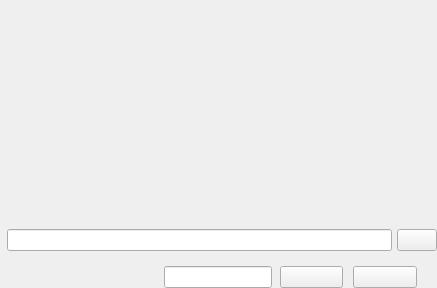
<?xml version="1.0" encoding="UTF-8"?>
<ui version="4.0">
 <class>PLSSceneItemView</class>
 <widget class="QFrame" name="PLSSceneItemView">
  <property name="geometry">
   <rect>
    <x>0</x>
    <y>0</y>
    <width>437</width>
    <height>288</height>
   </rect>
  </property>
  <property name="sizePolicy">
   <sizepolicy hsizetype="Preferred" vsizetype="Preferred">
    <horstretch>0</horstretch>
    <verstretch>0</verstretch>
   </sizepolicy>
  </property>
  <property name="minimumSize">
   <size>
    <width>112</width>
    <height>152</height>
   </size>
  </property>
  <property name="windowTitle">
   <string>Form</string>
  </property>
  <property name="autoFillBackground">
   <bool>false</bool>
  </property>
  <property name="styleSheet">
   <string notr="true"/>
  </property>
  <property name="checkable" stdset="0">
   <bool>true</bool>
  </property>
  <property name="autoRepeat" stdset="0">
   <bool>false</bool>
  </property>
  <property name="autoExclusive" stdset="0">
   <bool>true</bool>
  </property>
  <layout class="QVBoxLayout" name="verticalLayout">
   <property name="spacing">
    <number>0</number>
   </property>
   <property name="leftMargin">
    <number>0</number>
   </property>
   <property name="topMargin">
    <number>0</number>
   </property>
   <property name="rightMargin">
    <number>0</number>
   </property>
   <property name="bottomMargin">
    <number>0</number>
   </property>
   <item>
    <widget class="PLSSceneDisplay" name="display" native="true">
     <property name="sizePolicy">
      <sizepolicy hsizetype="Expanding" vsizetype="Expanding">
       <horstretch>0</horstretch>
       <verstretch>0</verstretch>
      </sizepolicy>
     </property>
    </widget>
   </item>
   <item>
    <widget class="QFrame" name="editWidget">
     <property name="styleSheet">
      <string notr="true"/>
     </property>
     <layout class="QHBoxLayout" name="horizontalLayout">
      <property name="spacing">
       <number>0</number>
      </property>
      <property name="leftMargin">
       <number>0</number>
      </property>
      <property name="topMargin">
       <number>8</number>
      </property>
      <property name="rightMargin">
       <number>0</number>
      </property>
      <property name="bottomMargin">
       <number>15</number>
      </property>
      <item>
       <widget class="QLabel" name="nameLabel">
        <property name="styleSheet">
         <string notr="true"/>
        </property>
        <property name="text">
         <string/>
        </property>
        <property name="alignment">
         <set>Qt::AlignmentFlag::AlignLeading|Qt::AlignmentFlag::AlignLeft|Qt::AlignmentFlag::AlignVCenter</set>
        </property>
       </widget>
      </item>
      <item>
       <widget class="QLineEdit" name="nameLineEdit">
        <property name="styleSheet">
         <string notr="true"/>
        </property>
       </widget>
      </item>
      <item>
       <spacer name="horizontalSpacer_3">
        <property name="orientation">
         <enum>Qt::Orientation::Horizontal</enum>
        </property>
        <property name="sizeType">
         <enum>QSizePolicy::Policy::Fixed</enum>
        </property>
        <property name="sizeHint" stdset="0">
         <size>
          <width>5</width>
          <height>20</height>
         </size>
        </property>
       </spacer>
      </item>
      <item>
       <widget class="QPushButton" name="modifyBtn">
        <property name="text">
         <string/>
        </property>
       </widget>
      </item>
     </layout>
    </widget>
   </item>
   <item>
    <widget class="QFrame" name="listFrame">
     <property name="styleSheet">
      <string notr="true"/>
     </property>
     <property name="frameShape">
      <enum>QFrame::Shape::NoFrame</enum>
     </property>
     <property name="frameShadow">
      <enum>QFrame::Shadow::Raised</enum>
     </property>
     <layout class="QHBoxLayout" name="horizontalLayout_3">
      <property name="spacing">
       <number>8</number>
      </property>
      <property name="leftMargin">
       <number>20</number>
      </property>
      <property name="topMargin">
       <number>0</number>
      </property>
      <property name="rightMargin">
       <number>20</number>
      </property>
      <property name="bottomMargin">
       <number>0</number>
      </property>
      <item>
       <widget class="QLabel" name="label_badge">
        <property name="text">
         <string/>
        </property>
       </widget>
      </item>
      <item>
       <widget class="QLabel" name="label">
        <property name="text">
         <string/>
        </property>
       </widget>
      </item>
      <item>
       <widget class="QLineEdit" name="lineEdit">
        <property name="sizePolicy">
         <sizepolicy hsizetype="Preferred" vsizetype="Preferred">
          <horstretch>0</horstretch>
          <verstretch>0</verstretch>
         </sizepolicy>
        </property>
        <property name="text">
         <string/>
        </property>
       </widget>
      </item>
      <item>
       <widget class="QPushButton" name="renameBtn">
        <property name="text">
         <string/>
        </property>
       </widget>
      </item>
      <item>
       <spacer name="horizontalSpacer">
        <property name="orientation">
         <enum>Qt::Orientation::Horizontal</enum>
        </property>
        <property name="sizeType">
         <enum>QSizePolicy::Policy::Fixed</enum>
        </property>
        <property name="sizeHint" stdset="0">
         <size>
          <width>2</width>
          <height>20</height>
         </size>
        </property>
       </spacer>
      </item>
      <item>
       <widget class="QPushButton" name="deleteSceneBtn">
        <property name="text">
         <string/>
        </property>
       </widget>
      </item>
     </layout>
    </widget>
   </item>
  </layout>
 </widget>
 <customwidgets>
  <customwidget>
   <class>PLSSceneDisplay</class>
   <extends>QWidget</extends>
   <header>PLSSceneItemView.h</header>
   <container>1</container>
  </customwidget>
 </customwidgets>
 <resources/>
 <connections/>
</ui>
